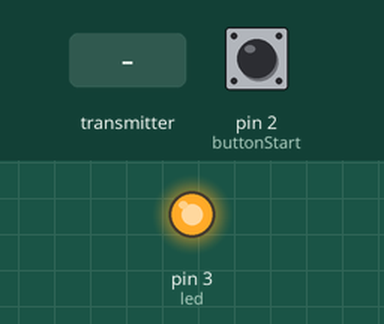
Simulated run of this sketch. Board: Arduino Uno, built with avr-gcc and run on an emulated ATmega328P. Shown: output pins drawn as LEDs (lit = HIGH). The inputs (shaded band) are chosen by the test bench; at power-on: pin 2 (buttonStart) HIGH. Random numbers use the default seed unless the sketch sets one; no radio packets arrive unless stated; what the sketch prints to the serial monitor is not drawn.

Above: at 0.8 s.
0.9 s: pin 2 (buttonStart) pulled LOW for 0.15 s
At 2.7 s:
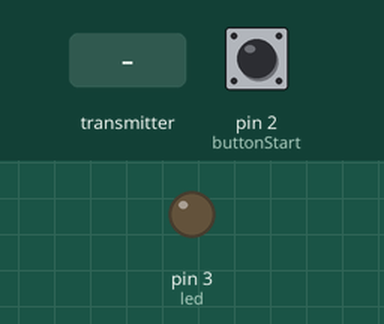
3.2 s: the transmitter starts sending dataReceived = 1
Timing chart, 0 to 6.2 s (numbered marks = the images above; inputs shaded):
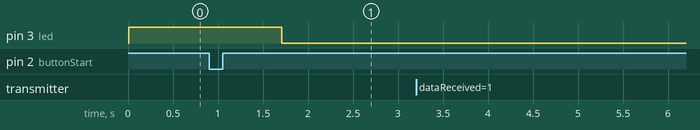

Measured:
- after the input at 0.9 s, pin 3 (led): HIGH → LOW after 0.81 s
- after the input at 3.2 s, every drawn part: stays the same

The sketch:

foto_rx.ino
```cpp
// SimpleRx - the slave or the receiver

/*
  Test con un pulsante usato per iniziare la procedura di partenza e un segnale (LED) che
  mi segnala la partenza e appena passo sulla fotocellula calcola il tempo fra spegnimento
  LED e passaggio su fotocellula
*/
#include <SPI.h>
#include <nRF24L01.h>
#include <RF24.h>

#define CE_PIN   9
#define CSN_PIN 10

#define buttonStart 2
#define led 3

const byte thisSlaveAddress[5] = {'R', 'x', 'A', 'A', 'A'};

RF24 radio(CE_PIN, CSN_PIN);

bool dataReceived; // this must match dataToSend in the TX
bool newData = false;

int count = 0;  //Conteggio pressioni pulsante
long inTime = 0;
long cuTime = 0;
//===========

void setup() {

  Serial.begin(9600);
  pinMode(buttonStart, INPUT);
  pinMode(led, OUTPUT);
  Serial.println("SimpleRx Starting");
  radio.begin();
  radio.setDataRate( RF24_250KBPS );
  radio.openReadingPipe(1, thisSlaveAddress);
  radio.startListening();

  startProcedure();
}

//=============

void loop()
{
  getData();
  getTime();
}

void startProcedure()
{
  bool startFlag = true;
  digitalWrite(led, HIGH);
  while (startFlag) //cicla fino a quando non viene dato il via
  {
    if (digitalRead(buttonStart) == LOW)
    {
      int wait = random(500, 2000); //persona ora sul "pronti"
      delay(wait);  //attesa in millisecondi
      digitalWrite(led, LOW);  //segnalo con il led lo sparo
      startFlag = false;
    }
  }
  inTime = millis();
}

//==============

void getData() {
  if ( radio.available() )
  {
    radio.read( &dataReceived, sizeof(dataReceived) );
    newData = true;
    if (dataReceived)
      count++;
  }
}

//==============

void getTime()
{
  if (count == 1)
  {
    cuTime = millis();
    Serial.print("Tempo corrente: ");
    Serial.println(cuTime);
    Serial.print("Tempo iniziale: ");
    Serial.println(inTime);
    long rslt = (cuTime - inTime);
    // Serial.print("Tempo in millisecondi: ");
    // Serial.println(rslt);
    long mills = (rslt % 1000);
    long seconds = (rslt / 1000);
    if (seconds > 99)
      seconds = 99;
    Serial.print("Tempo: ");
    Serial.print(seconds);
    Serial.print(".");
    Serial.println(mills);
    count = 0;
  }
}
```
